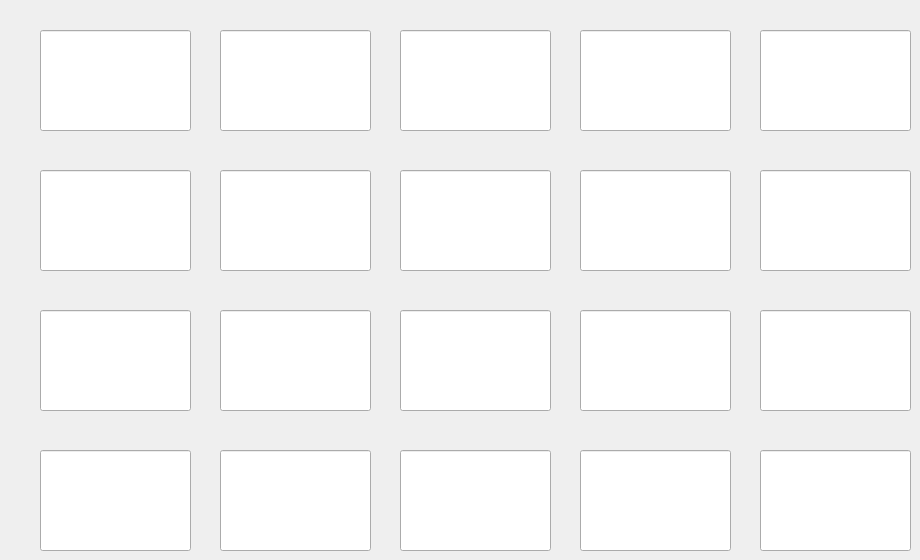
    <widget class="QWidget" name="LkPrz3">
     <widget class="QLineEdit" name="LkPrzLE3_19">
      <property name="geometry">
       <rect>
        <x>760</x>
        <y>450</y>
        <width>151</width>
        <height>101</height>
       </rect>
      </property>
      <property name="font">
       <font>
        <family>Adobe Caslon Pro</family>
        <pointsize>24</pointsize>
       </font>
      </property>
      <property name="alignment">
       <set>Qt::AlignCenter</set>
      </property>
     </widget>
     <widget class="QLineEdit" name="LkPrzLE3_18">
      <property name="geometry">
       <rect>
        <x>580</x>
        <y>450</y>
        <width>151</width>
        <height>101</height>
       </rect>
      </property>
      <property name="font">
       <font>
        <family>Adobe Caslon Pro</family>
        <pointsize>24</pointsize>
       </font>
      </property>
      <property name="alignment">
       <set>Qt::AlignCenter</set>
      </property>
     </widget>
     <widget class="QLineEdit" name="LkPrzLE3_17">
      <property name="geometry">
       <rect>
        <x>400</x>
        <y>450</y>
        <width>151</width>
        <height>101</height>
       </rect>
      </property>
      <property name="font">
       <font>
        <family>Adobe Caslon Pro</family>
        <pointsize>24</pointsize>
       </font>
      </property>
      <property name="alignment">
       <set>Qt::AlignCenter</set>
      </property>
     </widget>
     <widget class="QLineEdit" name="LkPrzLE3_16">
      <property name="geometry">
       <rect>
        <x>220</x>
        <y>450</y>
        <width>151</width>
        <height>101</height>
       </rect>
      </property>
      <property name="font">
       <font>
        <family>Adobe Caslon Pro</family>
        <pointsize>24</pointsize>
       </font>
      </property>
      <property name="alignment">
       <set>Qt::AlignCenter</set>
      </property>
     </widget>
     <widget class="QLineEdit" name="LkPrzLE3_15">
      <property name="geometry">
       <rect>
        <x>40</x>
        <y>450</y>
        <width>151</width>
        <height>101</height>
       </rect>
      </property>
      <property name="font">
       <font>
        <family>Adobe Caslon Pro</family>
        <pointsize>24</pointsize>
       </font>
      </property>
      <property name="alignment">
       <set>Qt::AlignCenter</set>
      </property>
     </widget>
     <widget class="QLineEdit" name="LkPrzLE3_14">
      <property name="geometry">
       <rect>
        <x>760</x>
        <y>310</y>
        <width>151</width>
        <height>101</height>
       </rect>
      </property>
      <property name="font">
       <font>
        <family>Adobe Caslon Pro</family>
        <pointsize>24</pointsize>
       </font>
      </property>
      <property name="alignment">
       <set>Qt::AlignCenter</set>
      </property>
     </widget>
     <widget class="QLineEdit" name="LkPrzLE3_13">
      <property name="geometry">
       <rect>
        <x>580</x>
        <y>310</y>
        <width>151</width>
        <height>101</height>
       </rect>
      </property>
      <property name="font">
       <font>
        <family>Adobe Caslon Pro</family>
        <pointsize>24</pointsize>
       </font>
      </property>
      <property name="alignment">
       <set>Qt::AlignCenter</set>
      </property>
     </widget>
     <widget class="QLineEdit" name="LkPrzLE3_12">
      <property name="geometry">
       <rect>
        <x>400</x>
        <y>310</y>
        <width>151</width>
        <height>101</height>
       </rect>
      </property>
      <property name="font">
       <font>
        <family>Adobe Caslon Pro</family>
        <pointsize>24</pointsize>
       </font>
      </property>
      <property name="alignment">
       <set>Qt::AlignCenter</set>
      </property>
     </widget>
     <widget class="QLineEdit" name="LkPrzLE3_11">
      <property name="geometry">
       <rect>
        <x>220</x>
        <y>310</y>
        <width>151</width>
        <height>101</height>
       </rect>
      </property>
      <property name="font">
       <font>
        <family>Adobe Caslon Pro</family>
        <pointsize>24</pointsize>
       </font>
      </property>
      <property name="alignment">
       <set>Qt::AlignCenter</set>
      </property>
     </widget>
     <widget class="QLineEdit" name="LkPrzLE3_10">
      <property name="geometry">
       <rect>
        <x>40</x>
        <y>310</y>
        <width>151</width>
        <height>101</height>
       </rect>
      </property>
      <property name="font">
       <font>
        <family>Adobe Caslon Pro</family>
        <pointsize>24</pointsize>
       </font>
      </property>
      <property name="alignment">
       <set>Qt::AlignCenter</set>
      </property>
     </widget>
     <widget class="QLineEdit" name="LkPrzLE3_5">
      <property name="geometry">
       <rect>
        <x>40</x>
        <y>170</y>
        <width>151</width>
        <height>101</height>
       </rect>
      </property>
      <property name="font">
       <font>
        <family>Adobe Caslon Pro</family>
        <pointsize>24</pointsize>
       </font>
      </property>
      <property name="alignment">
       <set>Qt::AlignCenter</set>
      </property>
     </widget>
     <widget class="QLineEdit" name="LkPrzLE3_6">
      <property name="geometry">
       <rect>
        <x>220</x>
        <y>170</y>
        <width>151</width>
        <height>101</height>
       </rect>
      </property>
      <property name="font">
       <font>
        <family>Adobe Caslon Pro</family>
        <pointsize>24</pointsize>
       </font>
      </property>
      <property name="alignment">
       <set>Qt::AlignCenter</set>
      </property>
     </widget>
     <widget class="QLineEdit" name="LkPrzLE3_7">
      <property name="geometry">
       <rect>
        <x>400</x>
        <y>170</y>
        <width>151</width>
        <height>101</height>
       </rect>
      </property>
      <property name="font">
       <font>
        <family>Adobe Caslon Pro</family>
        <pointsize>24</pointsize>
       </font>
      </property>
      <property name="alignment">
       <set>Qt::AlignCenter</set>
      </property>
     </widget>
     <widget class="QLineEdit" name="LkPrzLE3_8">
      <property name="geometry">
       <rect>
        <x>580</x>
        <y>170</y>
        <width>151</width>
        <height>101</height>
       </rect>
      </property>
      <property name="font">
       <font>
        <family>Adobe Caslon Pro</family>
        <pointsize>24</pointsize>
       </font>
      </property>
      <property name="alignment">
       <set>Qt::AlignCenter</set>
      </property>
     </widget>
     <widget class="QLineEdit" name="LkPrzLE3_9">
      <property name="geometry">
       <rect>
        <x>760</x>
        <y>170</y>
        <width>151</width>
        <height>101</height>
       </rect>
      </property>
      <property name="font">
       <font>
        <family>Adobe Caslon Pro</family>
        <pointsize>24</pointsize>
       </font>
      </property>
      <property name="alignment">
       <set>Qt::AlignCenter</set>
      </property>
     </widget>
     <widget class="QLineEdit" name="LkPrzLE3_0">
      <property name="geometry">
       <rect>
        <x>40</x>
        <y>30</y>
        <width>151</width>
        <height>101</height>
       </rect>
      </property>
      <property name="font">
       <font>
        <family>Adobe Caslon Pro</family>
        <pointsize>24</pointsize>
       </font>
      </property>
      <property name="alignment">
       <set>Qt::AlignCenter</set>
      </property>
     </widget>
     <widget class="QLineEdit" name="LkPrzLE3_1">
      <property name="geometry">
       <rect>
        <x>220</x>
        <y>30</y>
        <width>151</width>
        <height>101</height>
       </rect>
      </property>
      <property name="font">
       <font>
        <family>Adobe Caslon Pro</family>
        <pointsize>24</pointsize>
       </font>
      </property>
      <property name="alignment">
       <set>Qt::AlignCenter</set>
      </property>
     </widget>
     <widget class="QLineEdit" name="LkPrzLE3_2">
      <property name="geometry">
       <rect>
        <x>400</x>
        <y>30</y>
        <width>151</width>
        <height>101</height>
       </rect>
      </property>
      <property name="font">
       <font>
        <family>Adobe Caslon Pro</family>
        <pointsize>24</pointsize>
       </font>
      </property>
      <property name="alignment">
       <set>Qt::AlignCenter</set>
      </property>
     </widget>
     <widget class="QLineEdit" name="LkPrzLE3_3">
      <property name="geometry">
       <rect>
        <x>580</x>
        <y>30</y>
        <width>151</width>
        <height>101</height>
       </rect>
      </property>
      <property name="font">
       <font>
        <family>Adobe Caslon Pro</family>
        <pointsize>24</pointsize>
       </font>
      </property>
      <property name="alignment">
       <set>Qt::AlignCenter</set>
      </property>
     </widget>
     <widget class="QLineEdit" name="LkPrzLE3_4">
      <property name="geometry">
       <rect>
        <x>760</x>
        <y>30</y>
        <width>151</width>
        <height>101</height>
       </rect>
      </property>
      <property name="font">
       <font>
        <family>Adobe Caslon Pro</family>
        <pointsize>24</pointsize>
       </font>
      </property>
      <property name="alignment">
       <set>Qt::AlignCenter</set>
      </property>
     </widget>
    </widget>
